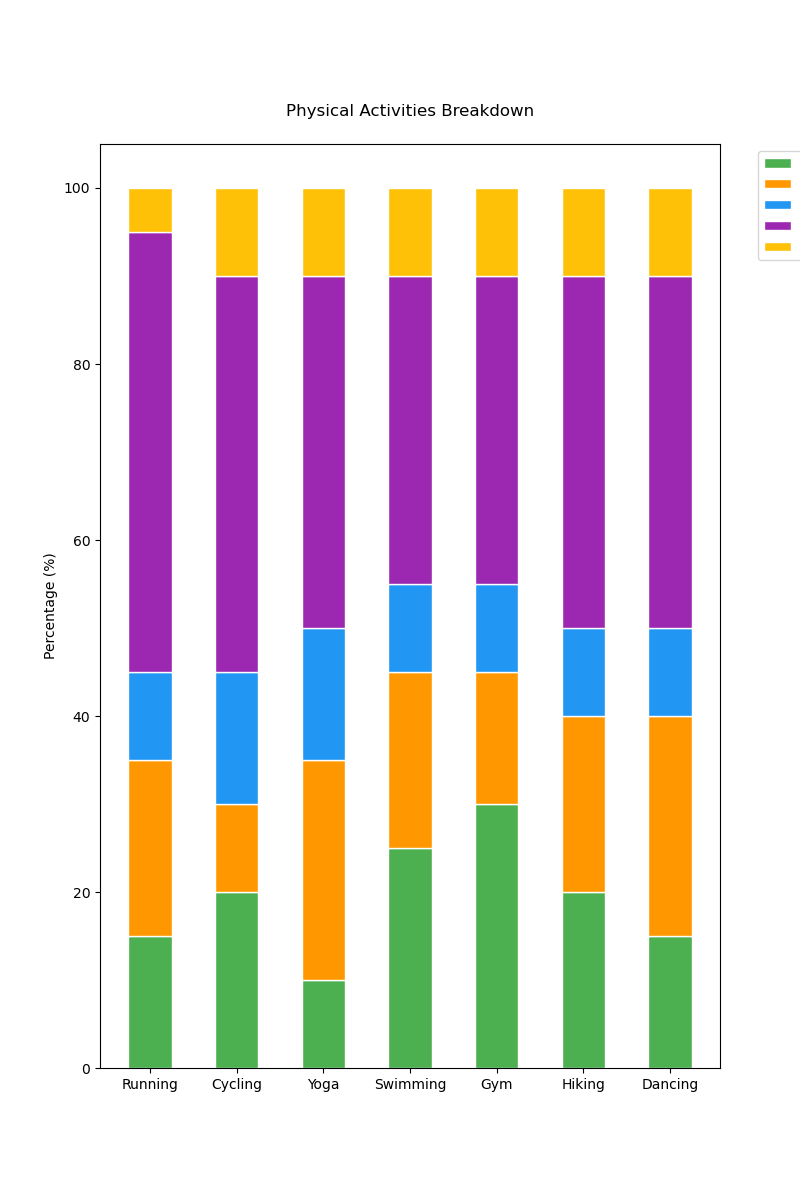

Python code for this plot:

import matplotlib.pyplot as plt
import numpy as np

# Data
activities = ['Running', 'Cycling', 'Yoga', 'Swimming', 'Gym', 'Hiking', 'Dancing']
work = [15, 20, 10, 25, 30, 20, 15]
exercise = [20, 10, 25, 20, 15, 20, 25]
leisure = [10, 15, 15, 10, 10, 10, 10]
sleep = [50, 45, 40, 35, 35, 40, 40]
others = [5, 10, 10, 10, 10, 10, 10]

# Plotting
fig, ax = plt.subplots(figsize=(8, 12))

# Stacked bar chart
bar_width = 0.5
ax.bar(activities, work, width=bar_width, color='#4CAF50', edgecolor='white')
ax.bar(activities, exercise, bottom=np.array(work), width=bar_width, color='#FF9800', edgecolor='white')
ax.bar(activities, leisure, bottom=np.array(work) + np.array(exercise), width=bar_width, color='#2196F3', edgecolor='white')
ax.bar(activities, sleep, bottom=np.array(work) + np.array(exercise) + np.array(leisure), width=bar_width, color='#9C27B0', edgecolor='white')
ax.bar(activities, others, bottom=np.array(work) + np.array(exercise) + np.array(leisure) + np.array(sleep), width=bar_width, color='#FFC107', edgecolor='white')

# Labels and title
ax.set_ylabel('Percentage (%)')
ax.set_title('Physical Activities Breakdown', pad=20)

# Legend
ax.legend(['Work', 'Exercise', 'Leisure', 'Sleep', 'Others'], bbox_to_anchor=(1.05, 1), loc='upper left')

plt.show()
